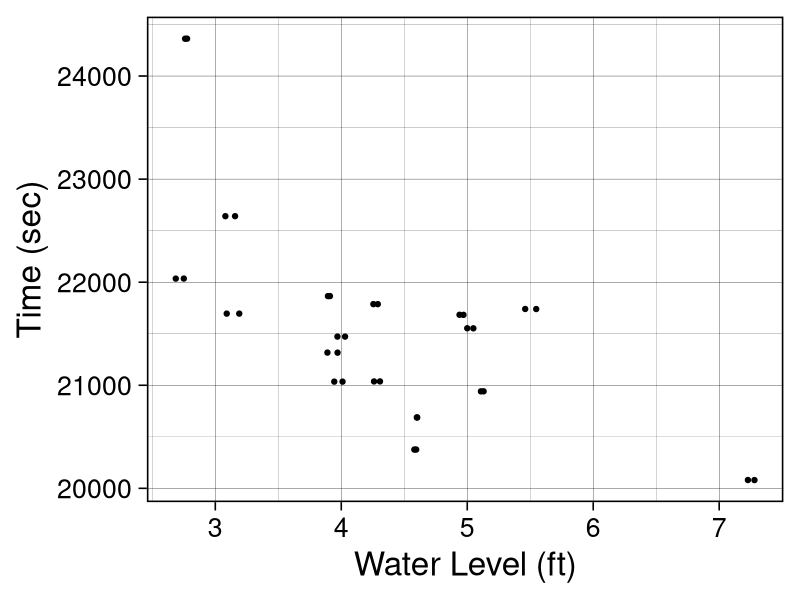
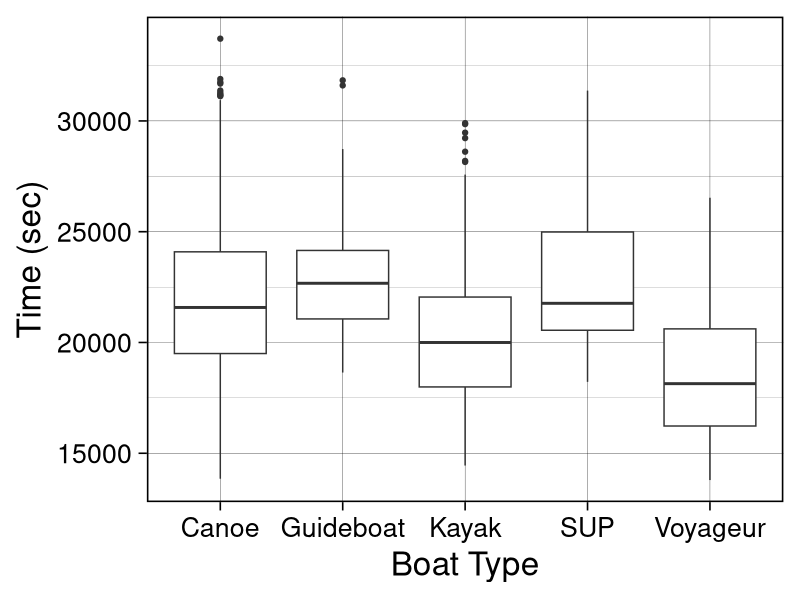
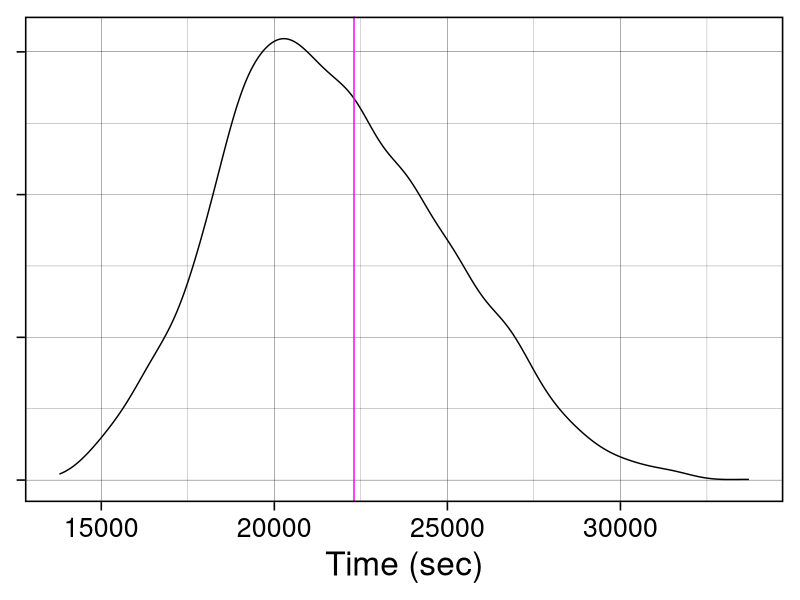

The R script that drew these images, in order:
## ---- chunk 1
#| output: FALSE
library(tidyverse)
day2 <- read_csv("day2_full.csv")
day2_smallest <- day2 |> group_by(year) |> mutate(time = median(value)) |> slice(1)

day2_type <- day2 |> filter(boatType != "Unknown") |>
  mutate(boatType = if_else(classId == "voyageur",
                            "Voyageur",
                            boatType))

mod_time <- lm(value ~ boatType + temp + water, day2_type)
summary(mod_time)

27260.19 - (39.32*57) - (679.29*4)
## ---- chunk 2
ggplot(day2_smallest, aes(y = time, x = water)) +
  geom_point() +
  geom_jitter(width = .1) +
  labs(x = "Water Level (ft)",
       y = "Time (sec)") +
  theme_linedraw(base_size = 24)
## ---- chunk 3
ggplot(day2_type, aes(y = value, x = boatType, group = boatType)) +
  geom_boxplot() +
  labs(x = "Boat Type",
       y = "Time (sec)") +
  theme_linedraw(base_size = 24)
## ---- chunk 4
ggplot(day2_type, aes(x = value)) +
  geom_density() +
  geom_vline(xintercept = 22301.79, color = "magenta") +
  labs(x = "Time (sec)") +
  theme_linedraw(base_size = 24) +
  theme(axis.title.y = element_blank(), axis.text.y = element_blank())
